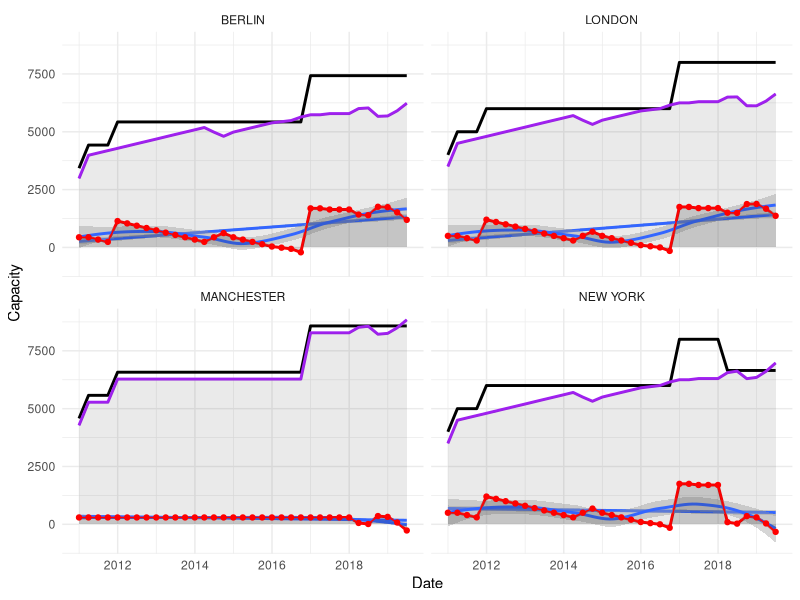
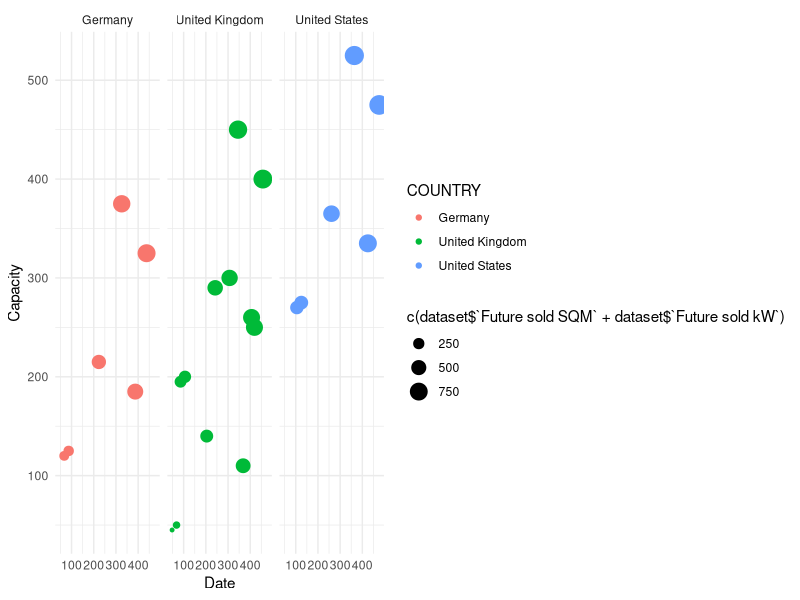

Write R code to recreate these figures, in order.
library(readxl)
library(ggplot2)

setwd("C:/Users/aizaz/Desktop")

dataset <- read_excel("Left to Sell - Data dummy.xlsx")

head(dataset)

ggplot(dataset)+
  geom_line(aes( x = dataset$Date, y = dataset$'Left to Sell sqm'), size = 1, col = "red")+
  geom_line(aes( x = dataset$Date, y = dataset$'Max.Equippable Space'), size = 1)+
  geom_line(aes( x = dataset$Date, y = dataset$'Equipped Space'), size = 1, col = "purple")+
  geom_area(aes(x = dataset$Date, y = dataset$'Equipped Space'), col = "purple", alpha = 0.1)+
  geom_smooth(aes( x = dataset$Date, y = dataset$'Left to Sell sqm'), method = "lm", level = 0.5)+
  geom_smooth(aes( x = dataset$Date, y = dataset$'Left to Sell sqm'), method = "loess")+
  geom_area(aes(x = dataset$Date, y = dataset$'Left to Sell sqm'), col = "red", alpha = 0.2)+
  geom_point(aes(x = dataset$Date, y = dataset$'Left to Sell sqm'), col = "red")+
  facet_wrap(~Market)+
  xlab("Date")+
  ylab("Capacity")+
  theme_minimal()

ggplot(dataset)+
  geom_point(aes(x = dataset$`Future sold SQM`, y = dataset$`Future sold kW`, size = c(dataset$`Future sold SQM`+dataset$`Future sold kW`), col = COUNTRY))+
  facet_wrap(~COUNTRY)+
  xlab("Date")+
  ylab("Capacity")+
  theme_minimal()

d<- !is.na(dataset$`Future sold SQM`)
d
cor(dataset$`Future sold SQM`, dataset$`Future sold kW`)
